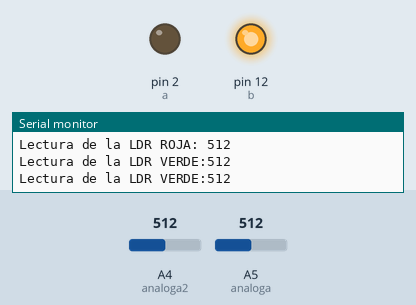
Bench run of a sketch on a simulated Arduino Uno, built with avr-gcc and run on an emulated ATmega328P. Parts: output pins drawn as LEDs (lit = HIGH), the last lines printed to the serial monitor. Inputs (shaded band) come from the test bench; at power-on: A5 (analoga) = 512, A4 (analoga2) = 512.

Above: at 1.2 s.
1.3 s: A5 (analoga) set to 357
2.8 s: A5 (analoga) set to 337
At 4.2 s:
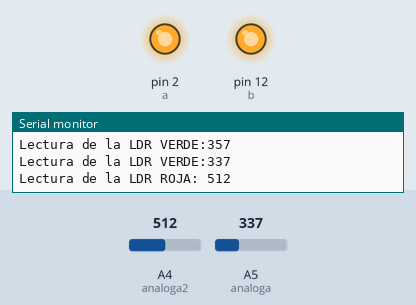
Timing chart, 0 to 5.8 s (numbered marks = the images above; inputs shaded):
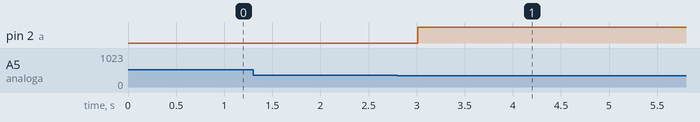

Measured:
- the behaviour switches between 350 and 349 on A5 (analoga) (found by bisection; images 0 and 1)
- after the input at 2.8 s, pin 2 (a): LOW → HIGH after 0.21 s

The sketch:

convinacion_del_proyecto.ino
```cpp
//Entradas analogas
int analoga =5;
int analoga2 =4;
//valor de lectura de entrada analoga
int analoga_val = 0;

//salidas
int a =2;
int b =12;


int analoga2_val=0;


void setup()
{


pinMode(a, OUTPUT);
attachInterrupt(digitalPinToInterrupt(a),roja,CHANGE);
digitalWrite (a,HIGH);
pinMode(b, OUTPUT);


Serial. begin  (9600);
}
//funcion para encender o apagar salidas
void onOut (int val, int out){
  if(val){
    digitalWrite (out,HIGH);
  }else{

  digitalWrite (out, LOW);
  }

}

void loop() {

  analoga_val = analogRead (analoga);
  Serial.print ("Lectura de la LDR VERDE:");
  Serial.println (analoga_val);


  if (analoga_val < 350){

     digitalWrite(a,HIGH);


delay(5000);
 }else {

   digitalWrite(a,LOW);

   delay(500);


 }
 }
void roja()
{


  analoga2_val = analogRead (analoga2);
  Serial.print ("Lectura de la LDR ROJA: ");
  Serial.println (analoga2_val);

  if (analoga2_val < 350){

     digitalWrite(b,LOW);

delay(5000);
  } else {

   digitalWrite(b,HIGH);

   delay(500);

}
 }

 // put your setup code here, to run once:
```
